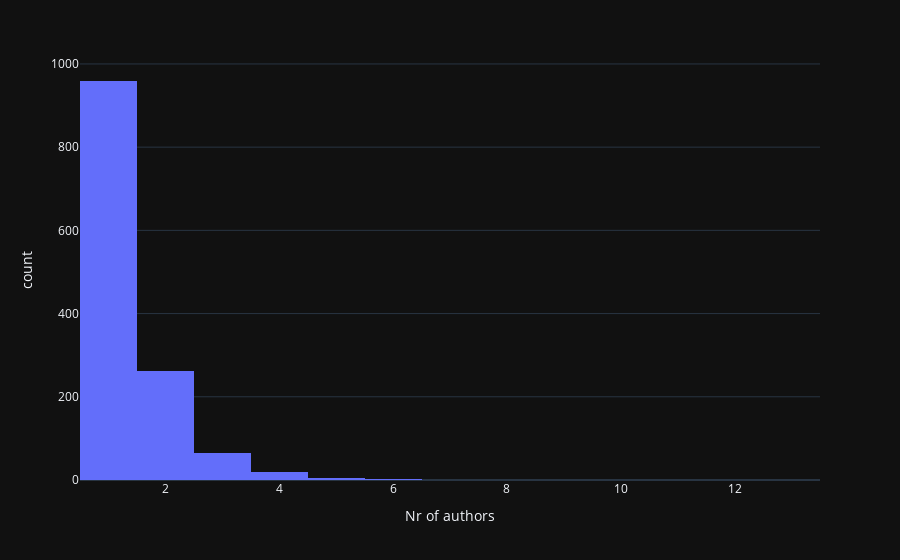
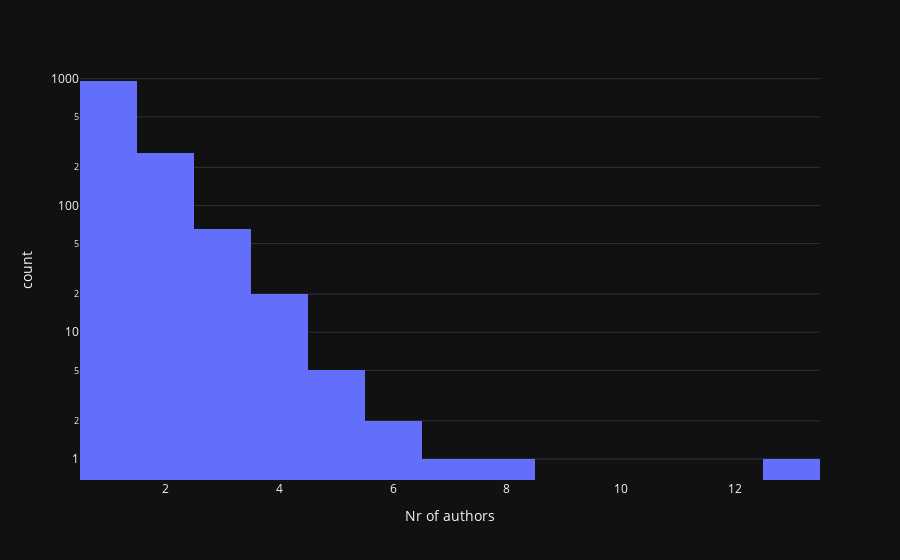

The cell these charts' notebook holds for them, in order:
### Markdown cell above
Distribution of author count per file:

### Code cell
hist_author_count = px.histogram(df_file_author_count_sorted, x=col_name_nr_of_authors)
hist_author_count.show()
hist_author_log_count = px.histogram(df_file_author_count_sorted, x=col_name_nr_of_authors, log_y=True)
hist_author_log_count.show()

### Figure 1 — Plotly figure (JSON) as saved in the notebook; plotly's stock layout.template omitted (floating-point values rounded to 4 significant figures; data arrays with more than 128 entries replaced by an {"elided": "..."} marker saying what was removed)
{"data": [{"alignmentgroup": "True", "bingroup": "x", "hovertemplate": "Nr of authors=%{x}<br>count=%{y}<extra></extra>", "legendgroup": "", "marker": {"color": "#636efa", "pattern": {"shape": ""}}, "name": "", "offsetgroup": "", "orientation": "v", "showlegend": false, "x": {"elided": "1315 int values"}, "xaxis": "x", "yaxis": "y", "type": "histogram"}], "layout": {"xaxis": {"anchor": "y", "domain": [0.0, 1.0], "title": {"text": "Nr of authors"}}, "yaxis": {"anchor": "x", "domain": [0.0, 1.0], "title": {"text": "count"}}, "legend": {"tracegroupgap": 0}, "margin": {"t": 60}, "barmode": "relative"}}

### Figure 2 — Plotly figure (JSON) as saved in the notebook; plotly's stock layout.template omitted (floating-point values rounded to 4 significant figures; data arrays with more than 128 entries replaced by an {"elided": "..."} marker saying what was removed)
{"data": [{"alignmentgroup": "True", "bingroup": "x", "hovertemplate": "Nr of authors=%{x}<br>count=%{y}<extra></extra>", "legendgroup": "", "marker": {"color": "#636efa", "pattern": {"shape": ""}}, "name": "", "offsetgroup": "", "orientation": "v", "showlegend": false, "x": {"elided": "1315 int values"}, "xaxis": "x", "yaxis": "y", "type": "histogram"}], "layout": {"xaxis": {"anchor": "y", "domain": [0.0, 1.0], "title": {"text": "Nr of authors"}}, "yaxis": {"anchor": "x", "domain": [0.0, 1.0], "title": {"text": "count"}, "type": "log"}, "legend": {"tracegroupgap": 0}, "margin": {"t": 60}, "barmode": "relative"}}
